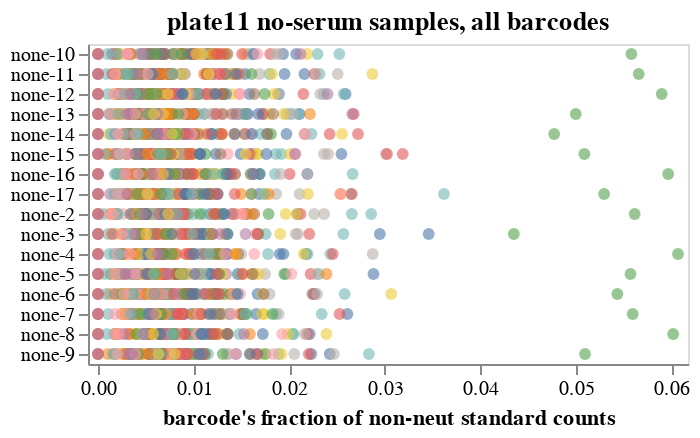
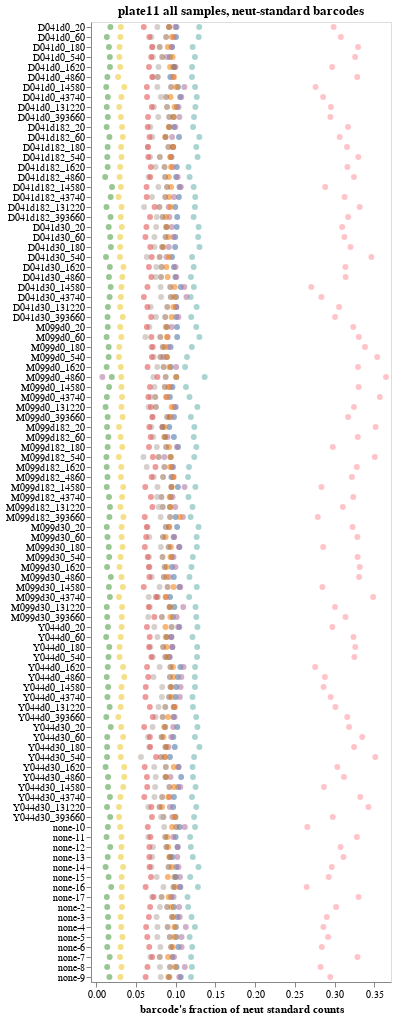

The cell these charts' notebook holds for them, in order:
### Markdown cell above
## Evenness

### Code cell
barcode_selection = alt.selection_point(fields=["barcode"], on="mouseover", empty=False)

for is_neut_standard, df in counts.groupby("neut_standard"):
    if not is_neut_standard:
        df = df.query("serum == 'none'")
    df = (
        df.assign(
            sample_counts=lambda x: x.groupby("sample")["count"].transform("sum"),
            count_frac=lambda x: x["count"] / x["sample_counts"],
        )
        .drop(
            columns=(
                ["sample", "serum_replicate", "sample_counts", "neut_standard"]
                + (["strain"] if is_neut_standard else ["dilution_factor"])
            ),
        )
    )

    evenness_chart = (
        alt.Chart(df)
        .add_params(barcode_selection)
        .encode(
            alt.X(
                "count_frac",
                title=(
                    "barcode's fraction of neut standard counts"
                    if is_neut_standard
                    else "barcode's fraction of non-neut standard counts"
                ),
                scale=alt.Scale(nice=False, padding=5),
            ),
            alt.Y(
                "sample_noplate",
                title=None,
                sort=list(
                    neut_standard_fracs.sort_values(["serum", "dilution_factor"])["sample_noplate"]
                ),
            ),
            alt.Fill("barcode", legend=None),
            strokeWidth=alt.condition(barcode_selection, alt.value(2), alt.value(0)),
            size=alt.condition(barcode_selection, alt.value(60), alt.value(35)),
            tooltip=[
                alt.Tooltip(c, format=".3g") if df[c].dtype == float
                else c
                for c in df.columns
            ],
        )
        .mark_circle(fillOpacity=0.6, stroke="black", strokeOpacity=1)
        .properties(
            height=alt.Step(10),
            width=300,
            title=(
                f"{plate} all samples, neut-standard barcodes"
                if is_neut_standard
                else f"{plate} no-serum samples, all barcodes"
            ),
        )
        .configure_axis(grid=False)
        .configure_legend(titleLimit=1000)
        .interactive()
    )

    if is_neut_standard:
        evenness_chart = evenness_chart.add_params(serum_selection).transform_filter(
            serum_selection
        )

    display(evenness_chart)

### Figure 1 — Vega-Lite specification as saved in the notebook (floating-point values rounded to 4 significant figures; data arrays with more than 128 entries replaced by an {"elided": "..."} marker saying what was removed)
{"config": {"view": {"continuousWidth": 300, "continuousHeight": 300}, "axis": {"grid": false}, "legend": {"titleLimit": 1000}}, "data": {"name": "data-6ecabdf66fc5b826091cc48714361f0d"}, "mark": {"type": "circle", "fillOpacity": 0.6, "stroke": "black", "strokeOpacity": 1}, "encoding": {"fill": {"field": "barcode", "legend": null, "type": "nominal"}, "size": {"condition": {"param": "param_13", "value": 60, "empty": false}, "value": 35}, "strokeWidth": {"condition": {"param": "param_13", "value": 2, "empty": false}, "value": 0}, "tooltip": [{"field": "barcode", "type": "nominal"}, {"field": "count", "type": "quantitative"}, {"field": "serum", "type": "nominal"}, {"field": "sample_noplate", "type": "nominal"}, {"field": "strain", "type": "nominal"}, {"field": "count_frac", "format": ".3g", "type": "quantitative"}], "x": {"field": "count_frac", "scale": {"nice": false, "padding": 5}, "title": "barcode's fraction of non-neut standard counts", "type": "quantitative"}, "y": {"field": "sample_noplate", "sort": ["D041d0_20", "D041d0_60", "D041d0_180", "D041d0_540", "D041d0_1620", "D041d0_4860", "D041d0_14580", "D041d0_43740", "D041d0_131220", "D041d0_393660", "D041d182_20", "D041d182_60", "D041d182_180", "D041d182_540", "D041d182_1620", "D041d182_4860", "D041d182_14580", "D041d182_43740", "D041d182_131220", "D041d182_393660", "D041d30_20", "D041d30_60", "D041d30_180", "D041d30_540", "D041d30_1620", "D041d30_4860", "D041d30_14580", "D041d30_43740", "D041d30_131220", "D041d30_393660", "M099d0_20", "M099d0_60", "M099d0_180", "M099d0_540", "M099d0_1620", "M099d0_4860", "M099d0_14580", "M099d0_43740", "M099d0_131220", "M099d0_393660", "M099d182_20", "M099d182_60", "M099d182_180", "M099d182_540", "M099d182_1620", "M099d182_4860", "M099d182_14580", "M099d182_43740", "M099d182_131220", "M099d182_393660", "M099d30_20", "M099d30_60", "M099d30_180", "M099d30_540", "M099d30_1620", "M099d30_4860", "M099d30_14580", "M099d30_43740", "M099d30_131220", "M099d30_393660", "Y044d0_20", "Y044d0_60", "Y044d0_180", "Y044d0_540", "Y044d0_1620", "Y044d0_4860", "Y044d0_14580", "Y044d0_43740", "Y044d0_131220", "Y044d0_393660", "Y044d30_20", "Y044d30_60", "Y044d30_180", "Y044d30_540", "Y044d30_1620", "Y044d30_4860", "Y044d30_14580", "Y044d30_43740", "Y044d30_131220", "Y044d30_393660", "none-10", "none-11", "none-12", "none-13", "none-14", "none-15", "none-16", "none-17", "none-2", "none-3", "none-4", "none-5", "none-6", "none-7", "none-8", "none-9"], "title": null, "type": "nominal"}}, "height": {"step": 10}, "params": [{"name": "param_13", "select": {"type": "point", "fields": ["barcode"], "on": "mouseover"}}, {"name": "param_14", "select": {"type": "interval", "encodings": ["x", "y"]}, "bind": "scales"}], "title": "plate11 no-serum samples, all barcodes", "width": 300, "$schema": "https://vega.github.io/schema/vega-lite/v5.15.1.json", "datasets": {"data-6ecabdf66fc5b826091cc48714361f0d": {"elided": "1808 records"}}}

### Figure 2 — Vega-Lite specification as saved in the notebook (floating-point values rounded to 4 significant figures; data arrays with more than 128 entries replaced by an {"elided": "..."} marker saying what was removed)
{"config": {"view": {"continuousWidth": 300, "continuousHeight": 300}, "axis": {"grid": false}, "legend": {"titleLimit": 1000}}, "data": {"name": "data-e67c2defc85a097fa699c36e096ab624"}, "mark": {"type": "circle", "fillOpacity": 0.6, "stroke": "black", "strokeOpacity": 1}, "encoding": {"fill": {"field": "barcode", "legend": null, "type": "nominal"}, "size": {"condition": {"param": "param_13", "value": 60, "empty": false}, "value": 35}, "strokeWidth": {"condition": {"param": "param_13", "value": 2, "empty": false}, "value": 0}, "tooltip": [{"field": "barcode", "type": "nominal"}, {"field": "count", "type": "quantitative"}, {"field": "serum", "type": "nominal"}, {"field": "dilution_factor", "type": "quantitative"}, {"field": "sample_noplate", "type": "nominal"}, {"field": "count_frac", "format": ".3g", "type": "quantitative"}], "x": {"field": "count_frac", "scale": {"nice": false, "padding": 5}, "title": "barcode's fraction of neut standard counts", "type": "quantitative"}, "y": {"field": "sample_noplate", "sort": ["D041d0_20", "D041d0_60", "D041d0_180", "D041d0_540", "D041d0_1620", "D041d0_4860", "D041d0_14580", "D041d0_43740", "D041d0_131220", "D041d0_393660", "D041d182_20", "D041d182_60", "D041d182_180", "D041d182_540", "D041d182_1620", "D041d182_4860", "D041d182_14580", "D041d182_43740", "D041d182_131220", "D041d182_393660", "D041d30_20", "D041d30_60", "D041d30_180", "D041d30_540", "D041d30_1620", "D041d30_4860", "D041d30_14580", "D041d30_43740", "D041d30_131220", "D041d30_393660", "M099d0_20", "M099d0_60", "M099d0_180", "M099d0_540", "M099d0_1620", "M099d0_4860", "M099d0_14580", "M099d0_43740", "M099d0_131220", "M099d0_393660", "M099d182_20", "M099d182_60", "M099d182_180", "M099d182_540", "M099d182_1620", "M099d182_4860", "M099d182_14580", "M099d182_43740", "M099d182_131220", "M099d182_393660", "M099d30_20", "M099d30_60", "M099d30_180", "M099d30_540", "M099d30_1620", "M099d30_4860", "M099d30_14580", "M099d30_43740", "M099d30_131220", "M099d30_393660", "Y044d0_20", "Y044d0_60", "Y044d0_180", "Y044d0_540", "Y044d0_1620", "Y044d0_4860", "Y044d0_14580", "Y044d0_43740", "Y044d0_131220", "Y044d0_393660", "Y044d30_20", "Y044d30_60", "Y044d30_180", "Y044d30_540", "Y044d30_1620", "Y044d30_4860", "Y044d30_14580", "Y044d30_43740", "Y044d30_131220", "Y044d30_393660", "none-10", "none-11", "none-12", "none-13", "none-14", "none-15", "none-16", "none-17", "none-2", "none-3", "none-4", "none-5", "none-6", "none-7", "none-8", "none-9"], "title": null, "type": "nominal"}}, "height": {"step": 10}, "params": [{"name": "param_13", "select": {"type": "point", "fields": ["barcode"], "on": "mouseover"}}, {"name": "param_15", "select": {"type": "interval", "encodings": ["x", "y"]}, "bind": "scales"}, {"name": "param_1", "select": {"type": "point", "fields": ["serum"]}, "bind": {"input": "select", "options": [null, "D041d0", "D041d182", "D041d30", "M099d0", "M099d182", "M099d30", "Y044d0", "Y044d30", "none"], "labels": ["all", "D041d0", "D041d182", "D041d30", "M099d0", "M099d182", "M099d30", "Y044d0", "Y044d30", "none"], "name": "serum"}}], "title": "plate11 all samples, neut-standard barcodes", "transform": [{"filter": {"param": "param_1"}}], "width": 300, "$schema": "https://vega.github.io/schema/vega-lite/v5.15.1.json", "datasets": {"data-e67c2defc85a097fa699c36e096ab624": {"elided": "960 records"}}}
